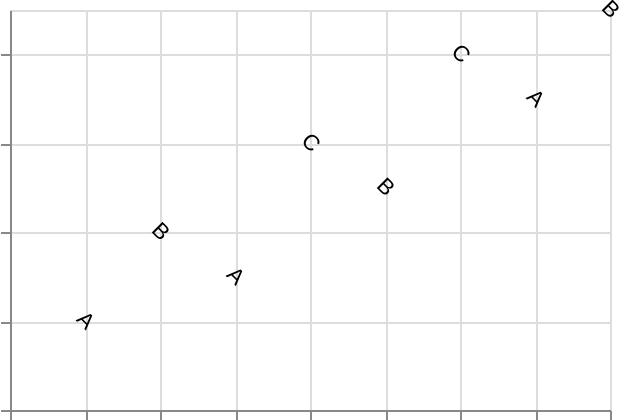

Specify this chart in Vega-Lite:
### Vega-Lite specification from a JSON file in a GitHub repository (floating-point values rounded to 4 significant figures)
{"$schema": "https://vega.github.io/schema/vega-lite/v6.json", "padding": 5, "autosize": "none", "width": 300, "height": 200, "data": {"name": "table", "values": [{"c": "A", "g": "p", "x": 1, "y": 2, "v": 5, "t": "2024-01-15", "o": {"v": 3}, "IMDB Rating": 6.1, "d": "x1"}, {"c": "B", "g": "q", "x": 2, "y": 4, "v": 9, "t": "2024-02-20", "o": {"v": 7}, "IMDB Rating": 7.4, "d": "x2"}, {"c": "A", "g": "q", "x": 3, "y": 3, "v": 2, "t": "2024-03-05", "o": {"v": 1}, "IMDB Rating": 5.2, "d": "x1"}, {"c": "C", "g": "p", "x": 4, "y": 6, "v": 7, "t": "2024-05-30", "o": {"v": 4}, "IMDB Rating": 8.8, "d": "x3"}, {"c": "B", "g": "p", "x": 5, "y": 5, "v": 4, "t": "2024-07-11", "o": {"v": 9}, "IMDB Rating": 6.9, "d": "x2"}, {"c": "C", "g": "q", "x": 6, "y": 8, "v": 6, "t": "2024-09-02", "o": {"v": 2}, "IMDB Rating": 7.7, "d": "x3"}, {"c": "A", "g": "p", "x": 7, "y": 7, "v": 8, "t": "2024-11-25", "o": {"v": 5}, "IMDB Rating": 4.4, "d": "x1"}, {"c": "B", "g": "q", "x": 8, "y": 9, "v": 3, "t": "2024-12-31", "o": {"v": 8}, "IMDB Rating": 9.1, "d": "x2"}]}, "mark": "text", "encoding": {"x": {"field": "x", "type": "quantitative"}, "y": {"field": "y", "type": "quantitative"}, "text": {"field": "c", "type": "nominal"}, "angle": {"value": 45}}}
